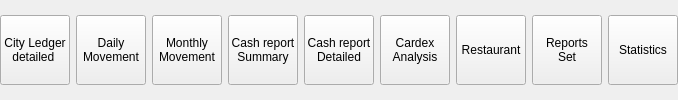
       <widget class="QWidget" name="w3" native="true">
        <layout class="QHBoxLayout" name="horizontalLayout_5">
         <property name="leftMargin">
          <number>0</number>
         </property>
         <property name="topMargin">
          <number>0</number>
         </property>
         <property name="rightMargin">
          <number>0</number>
         </property>
         <property name="bottomMargin">
          <number>0</number>
         </property>
         <item>
          <widget class="EToolbarButton" name="btnCityLedgerDetailedBalance">
           <property name="minimumSize">
            <size>
             <width>70</width>
             <height>70</height>
            </size>
           </property>
           <property name="maximumSize">
            <size>
             <width>70</width>
             <height>70</height>
            </size>
           </property>
           <property name="text">
            <string>City Ledger
detailed </string>
           </property>
           <property name="icon">
            <iconset resource="res.qrc">
             <normaloff>:/images/balance.png</normaloff>:/images/balance.png</iconset>
           </property>
           <property name="iconSize">
            <size>
             <width>32</width>
             <height>32</height>
            </size>
           </property>
           <property name="toolButtonStyle">
            <enum>Qt::ToolButtonTextUnderIcon</enum>
           </property>
           <property name="arrowType">
            <enum>Qt::NoArrow</enum>
           </property>
           <property name="Tag" stdset="0">
            <string/>
           </property>
          </widget>
         </item>
         <item>
          <widget class="EToolbarButton" name="btnDailyMovement">
           <property name="minimumSize">
            <size>
             <width>70</width>
             <height>70</height>
            </size>
           </property>
           <property name="maximumSize">
            <size>
             <width>70</width>
             <height>70</height>
            </size>
           </property>
           <property name="text">
            <string>Daily
Movement</string>
           </property>
           <property name="icon">
            <iconset resource="res.qrc">
             <normaloff>:/images/graph.png</normaloff>:/images/graph.png</iconset>
           </property>
           <property name="iconSize">
            <size>
             <width>32</width>
             <height>32</height>
            </size>
           </property>
           <property name="toolButtonStyle">
            <enum>Qt::ToolButtonTextUnderIcon</enum>
           </property>
           <property name="arrowType">
            <enum>Qt::NoArrow</enum>
           </property>
           <property name="Tag" stdset="0">
            <string/>
           </property>
          </widget>
         </item>
         <item>
          <widget class="EToolbarButton" name="btnMonthlyMovement">
           <property name="minimumSize">
            <size>
             <width>70</width>
             <height>70</height>
            </size>
           </property>
           <property name="maximumSize">
            <size>
             <width>70</width>
             <height>70</height>
            </size>
           </property>
           <property name="text">
            <string>Monthly
Movement</string>
           </property>
           <property name="icon">
            <iconset resource="res.qrc">
             <normaloff>:/images/graph.png</normaloff>:/images/graph.png</iconset>
           </property>
           <property name="iconSize">
            <size>
             <width>32</width>
             <height>32</height>
            </size>
           </property>
           <property name="toolButtonStyle">
            <enum>Qt::ToolButtonTextUnderIcon</enum>
           </property>
           <property name="arrowType">
            <enum>Qt::NoArrow</enum>
           </property>
           <property name="Tag" stdset="0">
            <string/>
           </property>
          </widget>
         </item>
         <item>
          <widget class="EToolbarButton" name="btnCashReportSummary">
           <property name="minimumSize">
            <size>
             <width>70</width>
             <height>70</height>
            </size>
           </property>
           <property name="maximumSize">
            <size>
             <width>70</width>
             <height>70</height>
            </size>
           </property>
           <property name="text">
            <string>Cash report
Summary</string>
           </property>
           <property name="icon">
            <iconset resource="res.qrc">
             <normaloff>:/images/money.png</normaloff>:/images/money.png</iconset>
           </property>
           <property name="iconSize">
            <size>
             <width>32</width>
             <height>32</height>
            </size>
           </property>
           <property name="toolButtonStyle">
            <enum>Qt::ToolButtonTextUnderIcon</enum>
           </property>
           <property name="arrowType">
            <enum>Qt::NoArrow</enum>
           </property>
           <property name="Tag" stdset="0">
            <string/>
           </property>
          </widget>
         </item>
         <item>
          <widget class="EToolbarButton" name="btnCashReportDetailed">
           <property name="minimumSize">
            <size>
             <width>70</width>
             <height>70</height>
            </size>
           </property>
           <property name="maximumSize">
            <size>
             <width>70</width>
             <height>70</height>
            </size>
           </property>
           <property name="text">
            <string>Cash report
Detailed</string>
           </property>
           <property name="icon">
            <iconset resource="res.qrc">
             <normaloff>:/images/money.png</normaloff>:/images/money.png</iconset>
           </property>
           <property name="iconSize">
            <size>
             <width>32</width>
             <height>32</height>
            </size>
           </property>
           <property name="toolButtonStyle">
            <enum>Qt::ToolButtonTextUnderIcon</enum>
           </property>
           <property name="arrowType">
            <enum>Qt::NoArrow</enum>
           </property>
           <property name="Tag" stdset="0">
            <string/>
           </property>
          </widget>
         </item>
         <item>
          <widget class="EToolbarButton" name="btnCardexAnalysis">
           <property name="minimumSize">
            <size>
             <width>70</width>
             <height>70</height>
            </size>
           </property>
           <property name="maximumSize">
            <size>
             <width>70</width>
             <height>70</height>
            </size>
           </property>
           <property name="text">
            <string>Cardex
Analysis</string>
           </property>
           <property name="icon">
            <iconset resource="res.qrc">
             <normaloff>:/images/partner.png</normaloff>:/images/partner.png</iconset>
           </property>
           <property name="iconSize">
            <size>
             <width>32</width>
             <height>32</height>
            </size>
           </property>
           <property name="toolButtonStyle">
            <enum>Qt::ToolButtonTextUnderIcon</enum>
           </property>
           <property name="arrowType">
            <enum>Qt::NoArrow</enum>
           </property>
           <property name="Tag" stdset="0">
            <string/>
           </property>
          </widget>
         </item>
         <item>
          <widget class="EToolbarButton" name="btnRestaurant">
           <property name="minimumSize">
            <size>
             <width>70</width>
             <height>70</height>
            </size>
           </property>
           <property name="maximumSize">
            <size>
             <width>70</width>
             <height>70</height>
            </size>
           </property>
           <property name="text">
            <string>Restaurant</string>
           </property>
           <property name="icon">
            <iconset resource="res.qrc">
             <normaloff>:/images/cutlery.png</normaloff>:/images/cutlery.png</iconset>
           </property>
           <property name="iconSize">
            <size>
             <width>32</width>
             <height>32</height>
            </size>
           </property>
           <property name="toolButtonStyle">
            <enum>Qt::ToolButtonTextUnderIcon</enum>
           </property>
           <property name="arrowType">
            <enum>Qt::NoArrow</enum>
           </property>
           <property name="Tag" stdset="0">
            <string/>
           </property>
          </widget>
         </item>
         <item>
          <widget class="EToolbarButton" name="btnReportsSet">
           <property name="minimumSize">
            <size>
             <width>70</width>
             <height>70</height>
            </size>
           </property>
           <property name="maximumSize">
            <size>
             <width>70</width>
             <height>70</height>
            </size>
           </property>
           <property name="text">
            <string>Reports
Set</string>
           </property>
           <property name="icon">
            <iconset resource="res.qrc">
             <normaloff>:/images/reports.png</normaloff>:/images/reports.png</iconset>
           </property>
           <property name="iconSize">
            <size>
             <width>32</width>
             <height>32</height>
            </size>
           </property>
           <property name="toolButtonStyle">
            <enum>Qt::ToolButtonTextUnderIcon</enum>
           </property>
           <property name="arrowType">
            <enum>Qt::NoArrow</enum>
           </property>
           <property name="Tag" stdset="0">
            <string/>
           </property>
          </widget>
         </item>
         <item>
          <widget class="EToolbarButton" name="btnStatistic">
           <property name="minimumSize">
            <size>
             <width>70</width>
             <height>70</height>
            </size>
           </property>
           <property name="maximumSize">
            <size>
             <width>70</width>
             <height>70</height>
            </size>
           </property>
           <property name="text">
            <string>Statistics</string>
           </property>
           <property name="icon">
            <iconset resource="res.qrc">
             <normaloff>:/images/reports.png</normaloff>:/images/reports.png</iconset>
           </property>
           <property name="iconSize">
            <size>
             <width>32</width>
             <height>32</height>
            </size>
           </property>
           <property name="toolButtonStyle">
            <enum>Qt::ToolButtonTextUnderIcon</enum>
           </property>
           <property name="arrowType">
            <enum>Qt::NoArrow</enum>
           </property>
           <property name="Tag" stdset="0">
            <string/>
           </property>
          </widget>
         </item>
        </layout>
       </widget>
